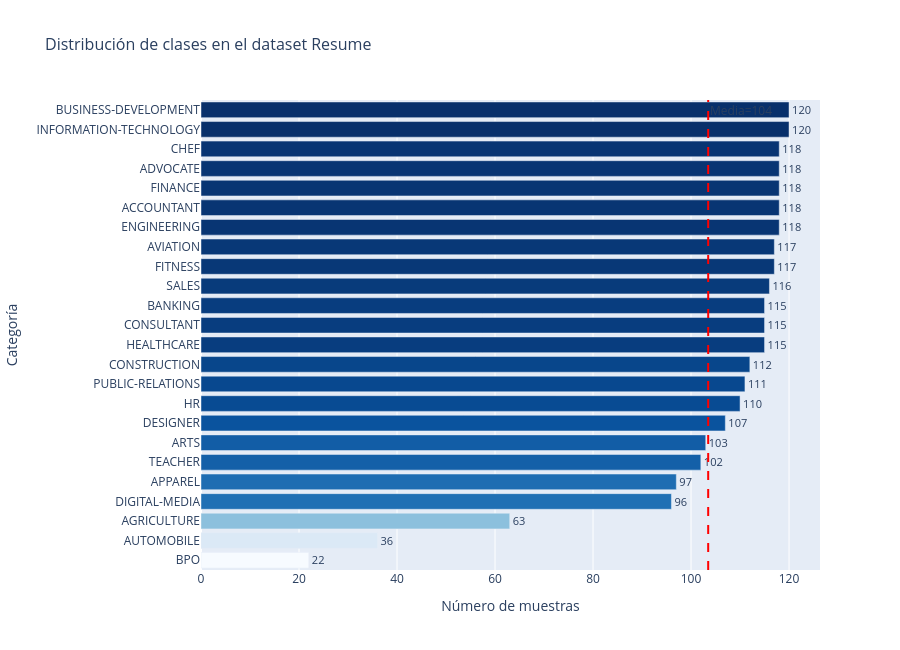

Source (notebook cell):
### Code cell
mean_count = class_counts['count'].mean()

fig = px.bar(
    class_counts.sort_values('count'),
    x='count',
    y='Category',
    orientation='h',
    color='count',
    color_continuous_scale='Blues',
    title='Distribución de clases en el dataset Resume',
    labels={'count': 'Número de muestras', 'Category': 'Categoría'},
    text='count',
)
fig.add_vline(
    x=mean_count,
    line_dash='dash',
    line_color='red',
    annotation_text=f'Media={mean_count:.0f}',
    annotation_position='top right',
)
fig.update_traces(textposition='outside')
fig.update_layout(
    height=650,
    coloraxis_showscale=False,
    title_font_size=16,
)
fig.show()

### Figure 1 — Plotly figure (JSON) as saved in the notebook; plotly's stock layout.template omitted (floating-point values rounded to 4 significant figures)
{"data": [{"hovertemplate": "Número de muestras=%{marker.color}<br>Categoría=%{y}<extra></extra>", "legendgroup": "", "marker": {"color": [22, 36, 63, 96, 97, 102, 103, 107, 110, 111, 112, 115, 115, 115, 116, 117, 117, 118, 118, 118, 118, 118, 120, 120], "coloraxis": "coloraxis", "pattern": {"shape": ""}}, "name": "", "orientation": "h", "showlegend": false, "text": [22.0, 36.0, 63.0, 96.0, 97.0, 102.0, 103.0, 107.0, 110.0, 111.0, 112.0, 115.0, 115.0, 115.0, 116.0, 117.0, 117.0, 118.0, 118.0, 118.0, 118.0, 118.0, 120.0, 120.0], "textposition": "outside", "type": "bar", "x": [22, 36, 63, 96, 97, 102, 103, 107, 110, 111, 112, 115, 115, 115, 116, 117, 117, 118, 118, 118, 118, 118, 120, 120], "xaxis": "x", "y": ["BPO", "AUTOMOBILE", "AGRICULTURE", "DIGITAL-MEDIA", "APPAREL", "TEACHER", "ARTS", "DESIGNER", "HR", "PUBLIC-RELATIONS", "CONSTRUCTION", "HEALTHCARE", "CONSULTANT", "BANKING", "SALES", "FITNESS", "AVIATION", "ENGINEERING", "ACCOUNTANT", "FINANCE", "ADVOCATE", "CHEF", "INFORMATION-TECHNOLOGY", "BUSINESS-DEVELOPMENT"], "yaxis": "y"}], "layout": {"annotations": [{"showarrow": false, "text": "Media=104", "x": 103.5, "xanchor": "left", "xref": "x", "y": 1, "yanchor": "top", "yref": "y domain"}], "barmode": "relative", "coloraxis": {"colorbar": {"title": {"text": "Número de muestras"}}, "colorscale": [[0, "rgb(247,251,255)"], [0.125, "rgb(222,235,247)"], [0.25, "rgb(198,219,239)"], [0.375, "rgb(158,202,225)"], [0.5, "rgb(107,174,214)"], [0.625, "rgb(66,146,198)"], [0.75, "rgb(33,113,181)"], [0.875, "rgb(8,81,156)"], [1, "rgb(8,48,107)"]], "showscale": false}, "height": 650, "legend": {"tracegroupgap": 0}, "shapes": [{"line": {"color": "red", "dash": "dash"}, "type": "line", "x0": 103.5, "x1": 103.5, "xref": "x", "y0": 0, "y1": 1, "yref": "y domain"}], "title": {"font": {"size": 16}, "text": "Distribución de clases en el dataset Resume"}, "xaxis": {"anchor": "y", "domain": [0, 1], "title": {"text": "Número de muestras"}}, "yaxis": {"anchor": "x", "domain": [0, 1], "title": {"text": "Categoría"}}}}
